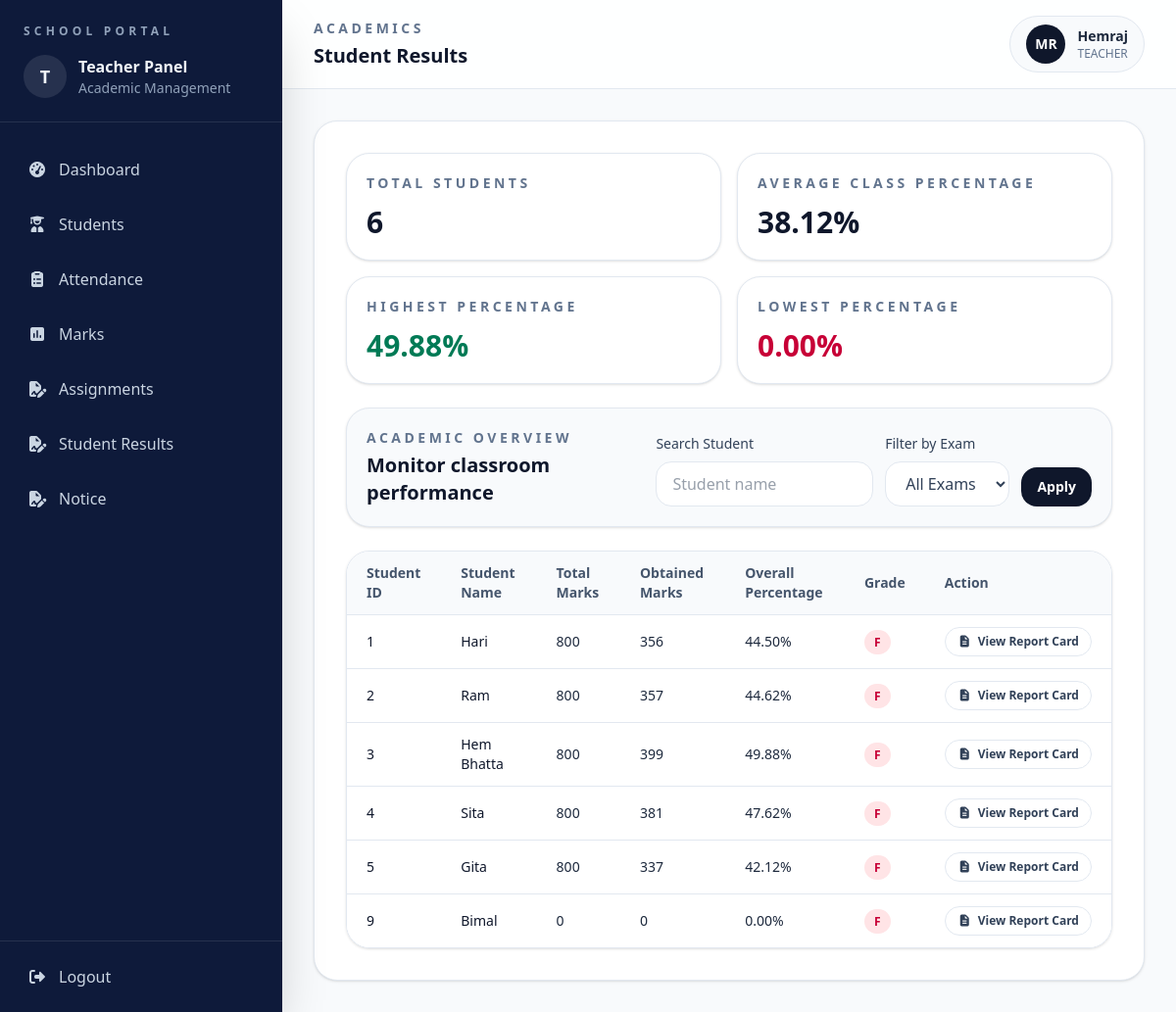
Page /academics/results/ (signed in) on the committed database.
### accounts/models.py (models this page shows, shortened)
class User(AbstractUser):
    ROLE_CHOICES = (("ADMIN", "Admin"), ("TEACHER", "Teacher"))
    role = models.CharField(max_length=20, choices=ROLE_CHOICES, default="TEACHER")

### students/models.py (models this page shows, shortened)
class Student(models.Model):
    name = models.CharField(max_length=50)
    classroom = models.ForeignKey(
        ClassRoom, on_delete=models.CASCADE, related_name="students"
    )
    address = models.TextField(blank=True, null=True)
    phone = models.CharField(max_length=10, blank=True)
    date_of_birth = models.DateField(default="2000-01-01")

### academics/views.py (the view)
# urls.py: path("results/", views.student_results, name="student-results"),
def student_results(request):
    classroom = ClassRoom.objects.filter(teacher=request.user).first()
    if not classroom:
        messages.error(request, "No classroom assigned to you.")
        return redirect("dashboard")
    search_query = request.GET.get("search", "").strip()
    selected_exam = request.GET.get("exam", "").strip()
    students = Student.objects.filter(classroom=classroom).select_related("classroom")
    if search_query:
        students = students.filter(name__icontains=search_query)
    available_exams = list(
        Marks.objects.filter(student__classroom=classroom)
        .values_list("exam_name", flat=True)
        .distinct()
        .order_by("exam_name")
    )
    student_results = []
    percentages = []
    for student in students:
        marks_qs = Marks.objects.filter(student=student)
        if selected_exam:
            marks_qs = marks_qs.filter(exam_name=selected_exam)
        marks_qs = marks_qs.select_related("subject")
        total_full_marks = 0
        total_obtained_marks = 0
        for mark in marks_qs:
            total_full_marks += mark.full_marks or 0
            total_obtained_marks += mark.marks_obtained or 0
        if total_full_marks:
            percentage = round((total_obtained_marks / total_full_marks) * 100, 2)
        else:
            percentage = 0
        if percentage >= 90:
            grade = "A+"
        elif percentage >= 80:
            grade = "A"
        elif percentage >= 70:
            grade = "B+"
        elif percentage >= 60:
            grade = "B"
        elif percentage >= 50:
            grade = "C"
        else:
            grade = "F"
        percentages.append(percentage)
        student_results.append(
            {
                "student": student,
                "total_marks": total_full_marks,
                "obtained_marks": total_obtained_marks,
                "percentage": percentage,
                "grade": grade,
                "report_url": (
                    reverse(
                        "report-card",
                        kwargs={
                            "student_id": student.id,
                            "exam_name": selected_exam or "",
                        },
                    )
                    if selected_exam
                    else reverse(
                        "report-card",
                        kwargs={"student_id": student.id, "exam_name": "Mid-Term"},
                    )
                ),
            }
        )
    total_students = len(student_results)
    class_average = round(sum(percentages) / total_students, 2) if total_students else 0
    highest_percentage = max(percentages) if percentages else 0
    lowest_percentage = min(percentages) if percentages else 0
    context = {
        "students_results": student_results,
        "total_students": total_students,
        "class_average": class_average,
        "highest_percentage": highest_percentage,
        "lowest_percentage": lowest_percentage,
        "available_exams": available_exams,
        "selected_exam": selected_exam,
        "search_query": search_query,
    }
    return render(request, "academics/student_results.html", context)

### academics/templates/academics/student_results.html (shortened to what this page needs)
{% extends 'base.html' %}
{% block page_label %}Academics{% endblock %}
{% block page_title %}Student Results{% endblock %}
{% block content %}
<section class="space-y-6">
  <div class="grid gap-4 md:grid-cols-2 xl:grid-cols-4">
    <div class="rounded-3xl border border-slate-200 bg-white p-5 shadow-sm">
      <p class="text-sm font-semibold uppercase tracking-[0.25em] text-slate-500">Total Students</p>
      <p class="mt-3 text-3xl font-semibold text-slate-900">{{ total_students }}</p>
    </div>
    <div class="rounded-3xl border border-slate-200 bg-white p-5 shadow-sm">
      <p class="text-sm font-semibold uppercase tracking-[0.25em] text-slate-500">Average Class Percentage</p>
      <p class="mt-3 text-3xl font-semibold text-slate-900">{{ class_average|floatformat:2 }}%</p>
    </div>
    <div class="rounded-3xl border border-slate-200 bg-white p-5 shadow-sm">
      <p class="text-sm font-semibold uppercase tracking-[0.25em] text-slate-500">Highest Percentage</p>
      <p class="mt-3 text-3xl font-semibold text-emerald-700">{{ highest_percentage|floatformat:2 }}%</p>
    </div>
    <div class="rounded-3xl border border-slate-200 bg-white p-5 shadow-sm">
      <p class="text-sm font-semibold uppercase tracking-[0.25em] text-slate-500">Lowest Percentage</p>
      <p class="mt-3 text-3xl font-semibold text-rose-700">{{ lowest_percentage|floatformat:2 }}%</p>
    </div>
  </div>
  <div class="rounded-3xl border border-slate-200 bg-slate-50 p-5 shadow-sm">
    <div class="flex flex-col gap-4 lg:flex-row lg:items-end lg:justify-between">
      <div>
        <p class="text-sm font-semibold uppercase tracking-[0.25em] text-slate-500">Academic Overview</p>
        <h2 class="mt-1 text-xl font-semibold text-slate-900">Monitor classroom performance</h2>
      </div>
      <form method="get" class="flex flex-col gap-3 sm:flex-row sm:items-end">
        <div>
          <label for="search" class="mb-2 block text-sm font-medium text-slate-700">Search Student</label>
          <input id="search" name="search" type="text" value="{{ search_query }}" placeholder="Student name"
            class="w-full rounded-2xl border border-slate-200 bg-white px-4 py-2.5 text-slate-700 outline-none focus:border-slate-400" />
        </div>
        <div>
          <label for="exam" class="mb-2 block text-sm font-medium text-slate-700">Filter by Exam</label>
          <select id="exam" name="exam"
            class="w-full rounded-2xl border border-slate-200 bg-white px-4 py-2.5 text-slate-700 outline-none focus:border-slate-400">
            <option value="">All Exams</option>
          </select>
        </div>
        <div>
          <button type="submit"
            class="rounded-2xl bg-slate-900 px-4 py-2.5 text-sm font-semibold text-white transition hover:bg-slate-800">
            Apply
          </button>
        </div>
      </form>
    </div>
  </div>
  <div class="overflow-hidden rounded-3xl border border-slate-200 shadow-sm">
    <div class="overflow-x-auto">
      <table class="min-w-full divide-y divide-slate-200 text-left text-sm">
        <thead class="bg-slate-50 text-slate-600">
          <tr>
            <th class="px-5 py-3 font-semibold">Student ID</th>
            <th class="px-5 py-3 font-semibold">Student Name</th>
            <th class="px-5 py-3 font-semibold">Total Marks</th>
            <th class="px-5 py-3 font-semibold">Obtained Marks</th>
            <th class="px-5 py-3 font-semibold">Overall Percentage</th>
            <th class="px-5 py-3 font-semibold">Grade</th>
            <th class="px-5 py-3 font-semibold">Action</th>
          </tr>
        </thead>
        <tbody class="divide-y divide-slate-200 bg-white">
          {% for item in students_results %}
          <tr>
            <td class="px-5 py-3 font-medium text-slate-900">{{ item.student.id }}</td>
            <td class="px-5 py-3 font-medium text-slate-900">{{ item.student.name |title}}</td>
            <td class="px-5 py-3">{{ item.total_marks }}</td>
            <td class="px-5 py-3">{{ item.obtained_marks }}</td>
            <td class="px-5 py-3">{{ item.percentage|floatformat:2 }}%</td>
            <td class="px-5 py-3">
              <span class="rounded-full px-2.5 py-1 text-xs font-semibold
                {% if item.grade == 'A+' or item.grade == 'A' %}
                  bg-emerald-100 text-emerald-700
                {% elif item.grade == 'B+' or item.grade == 'B' %}
                  bg-amber-100 text-amber-700
                {% else %}
                  bg-rose-100 text-rose-700
                {% endif %}">
                {{ item.grade }}
              </span>
            </td>
          <td class="px-5 py-3">
    <a
        href="{{ item.report_url }}"
        class="inline-flex items-center gap-1.5 whitespace-nowrap rounded-full border border-slate-200 px-3 py-1.5 text-xs font-semibold text-slate-700 transition hover:bg-slate-50"
    >
        <i class="fas fa-file-alt text-xs"></i>
        <span>View Report Card</span>
    </a>
</td>
          </tr>
          {% empty %}
          <tr>
            <td colspan="7" class="px-5 py-10 text-center text-slate-500">No student results found.</td>
          </tr>
          {% endfor %}
        </tbody>
      </table>
    </div>
  </div>
</section>
{% endblock %}

### templates/base.html (shortened to what this page needs)
{% load static %}
<!doctype html>
<html lang="en">
<head>
<script src="https://cdn.jsdelivr.net/npm/@tailwindcss/browser@4"></script>
<link rel="stylesheet"
      href="https://cdnjs.cloudflare.com/ajax/libs/font-awesome/7.0.1/css/all.min.css"
 />
</head>
<body class="bg-slate-50 text-slate-800">
<div class="min-h-screen bg-slate-50">
  {% include 'sidebar.html' %}
  <div class="min-h-screen lg:ml-72">
    <header class="border-b border-slate-200 bg-white/90 px-4 py-4 sm:px-6 lg:px-8">
      <div class="flex flex-col gap-4 sm:flex-row sm:items-center sm:justify-between">
        <div>
          <p class="text-sm font-semibold uppercase tracking-[0.25em] text-slate-500">
            {% block page_label %}{% endblock %}
          </p>
          <h1 class="mt-1 text-xl font-semibold text-slate-900">
            {% block page_title %}{% endblock %}
          </h1>
        </div>
        <div class="flex items-center gap-3 rounded-full border border-slate-200 bg-slate-50 px-4 py-2">
          <div class="flex h-10 w-10 items-center justify-center rounded-full bg-slate-900 text-sm font-semibold text-white">
            MR
          </div>
          <div>
            <p class="text-sm font-semibold text-slate-800">
              {{ request.user.username|capfirst }}
            </p>
            <p class="text-xs text-slate-500">
              {{ request.user.role|capfirst }}
            </p>
          </div>
        </div>
      </div>
    </header>
    <main class="p-4 sm:p-6 lg:p-8">
      <div class="rounded-3xl border border-slate-200 bg-white p-4 shadow-sm sm:p-6 lg:p-8">
        {% block content %}
        {% endblock content %}
      </div>
    </main>
  </div>
</div>
</body>
</html>

### rows in the picture
User: user.username "Hemraj", user.role "TEACHER"
Student: student.id "1", student.name "Hari", total_marks "800", obtained_marks "356", percentage "44.50", grade "F"
Student: student.id "2", student.name "Ram", total_marks "800", obtained_marks "357", percentage "44.62", grade "F"
Student: student.id "3", student.name "Hem Bhatta", total_marks "800", obtained_marks "399", percentage "49.88", grade "F"
Student: student.id "4", student.name "Sita", total_marks "800", obtained_marks "381", percentage "47.62", grade "F"
Student: student.id "5", student.name "Gita", total_marks "800", obtained_marks "337", percentage "42.12", grade "F"
Student: student.id "9", student.name "Bimal", total_marks "0", obtained_marks "0", percentage "0.00", grade "F"

### other values in the picture
{{ total_students }} "6"
{{ class_average|floatformat:2 }} "38.12"
{{ highest_percentage|floatformat:2 }} "49.88"
{{ lowest_percentage|floatformat:2 }} "0.00"
